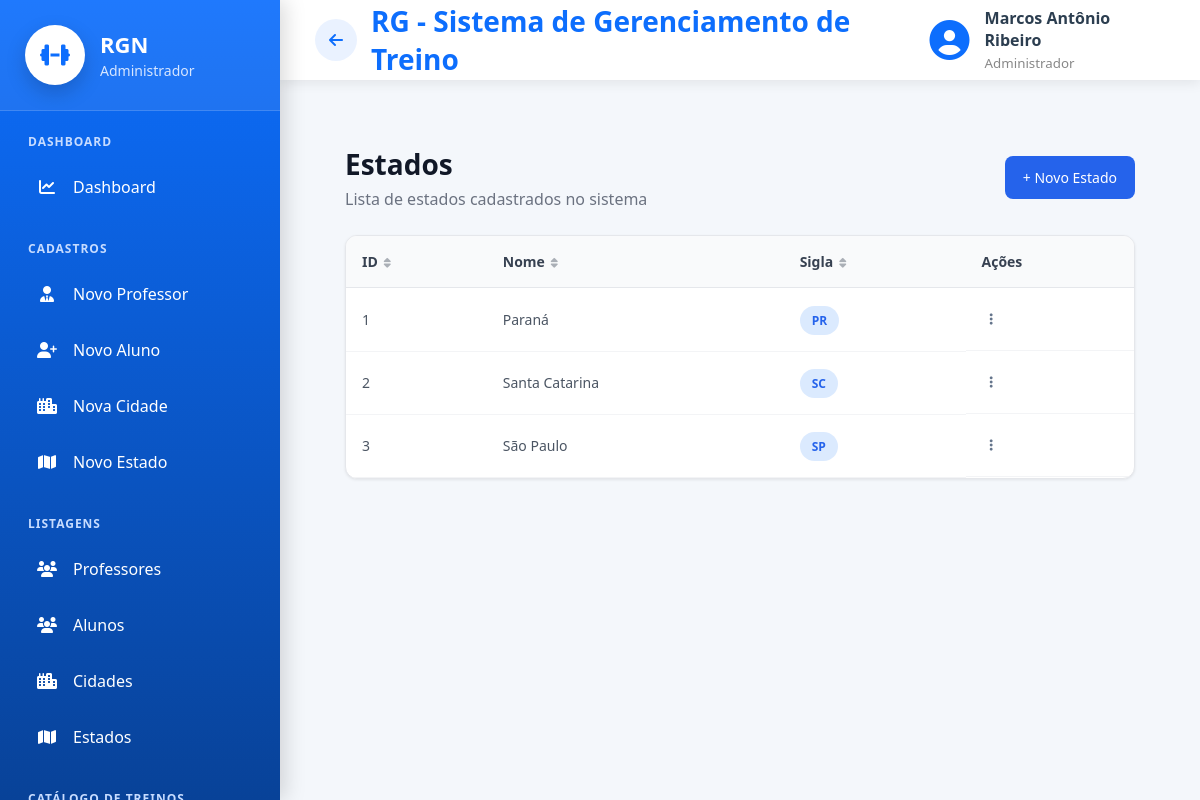
Page /cadastros/listar/estado/ (signed in) on the committed database.
### cadastros/models.py (models this page shows, shortened)
class Auditoria(models.Model):
    cadastrado_em = models.DateTimeField(auto_now_add=True, verbose_name="Cadastrado em")
    atualizado_em = models.DateTimeField(auto_now=True, verbose_name="Atualizado em")
    class Meta:
        abstract = True

class Pessoa(Auditoria):
    TIPO_CHOICES = [
        ('ALUNO', 'Aluno'),
        ('PROFESSOR', 'Professor'),
        ('ADMINISTRADOR', 'Administrador')
    ]
    SEXO_CHOICES = [
        ('M', 'Masculino'),
        ('F', 'Feminino'),
        ('O', 'Outro'),
    ]
    NIVEL_CHOICES = [
        (1, 'Iniciante'),
        (2, 'Intermediário'),
        (3, 'Avançado'),
    ]
    tipo = models.CharField(max_length=20, choices=TIPO_CHOICES, verbose_name="Tipo de Pessoa")
    nome = models.CharField(max_length=50, verbose_name="Nome")
    data_nascimento = models.DateField(verbose_name="Data de nascimento",null=True,blank=True,validators=[validar_data_nascimento],)
    cpf = models.CharField(max_length=11, unique=True, verbose_name="CPF")
    telefone = models.CharField(max_length=15, verbose_name="Telefone")
    objetivo = models.TextField(verbose_name="Objetivo", null=True, blank=True)
    sexo = models.CharField(max_length=20, choices=SEXO_CHOICES, verbose_name="Sexo", null=True, blank=True)
    nivel = models.IntegerField(choices=NIVEL_CHOICES, verbose_name="Nível", null=True, blank=True)
    cidade = models.ForeignKey(Cidade, on_delete=models.PROTECT)
    professor = models.ForeignKey("self", on_delete=models.PROTECT, related_name="alunos", limit_choices_to={"tipo": "PROFESSOR"}, null=True, blank=True)
    usuario = models.OneToOneField("auth.User", on_delete=models.CASCADE, related_name="pessoa_usuario")
    precisa_trocar_senha = models.BooleanField(default=False, verbose_name="Precisa trocar a senha")

class Estado(Auditoria):
    nome = models.CharField(max_length=50, verbose_name="Nome do Estado")
    sigla = models.CharField(max_length=2, verbose_name="Sigla")

### cadastros/views.py (the view)
# urls.py: path('listar/estado/', EstadoList.as_view(), name="listar-estado"),
class EstadoList(LoginRequiredMixin, GroupRequiredMixin, ListView):
    login_url = reverse_lazy('login')
    model = Estado
    template_name = 'cadastros/listar_estado.html'
    group_required = ["Administrador"]

### cadastros/templates/cadastros/listar_estado.html
{% extends 'modelo.html' %}
{% load static %}
{% block css %}
<link rel="stylesheet" href="{% static 'css/cadastros/listar_estado.css' %}">
<link rel="stylesheet" href="{% static 'css/paginas/modelo.css' %}">
{% endblock %}
{% block main %}
<div class="list-container">
    <div class="list-header">
        <div>
            <h2>Estados</h2>
            <p>Lista de estados cadastrados no sistema</p>
        </div>
        <a href="{% url 'cadastrar-estado' %}" class="btn-novo">
            + Novo Estado
        </a>
    </div>
    <div class="table-container">
        <table class="table-list" data-ordenavel>
            <thead>
                <tr>
                    <th>ID</th>
                    <th>Nome</th>
                    <th>Sigla</th>
                    <th data-ordenar="false">Ações</th>
                </tr>
            </thead>
            <tbody>
                {% for estado in object_list %}
                <tr>
                    <td>{{ estado.id }}</td>
                    <td>{{ estado.nome }}</td>
                    <td>
                        <span class="badge">
                            {{ estado.sigla }}
                        </span>
                    </td>
                    <td class="acoes">
                        {% url 'editar-estado' estado.id as editar_url %}
                        {% url 'excluir-estado' estado.id as excluir_url %}
                        {% include '_acoes_dropdown.html' with editar_url=editar_url excluir_url=excluir_url %}
                    </td>
                </tr>
                {% empty %}
                <tr>
                    <td colspan="4" class="sem-registro">
                        Nenhum estado cadastrado.
                    </td>
                </tr>
                {% endfor %}
            </tbody>
        </table>
    </div>
</div>
{% endblock %}

### paginas/templates/modelo.html (shortened to what this page needs)
{% load static %}
<!DOCTYPE html>
<html lang="pt-br">
<head>
    <link rel="stylesheet" href="{% static 'css/paginas/modelo.css' %}">
    <link rel="stylesheet" href="{% static 'css/paginas/menu.css' %}">
    <link rel="stylesheet" href="{% static 'css/paginas/dashboard/dashboard_admin.css' %}">
    <link rel="stylesheet" href="{% static 'css/paginas/dashboard/dashboard_aluno.css' %}">
    <link rel="stylesheet" href="{% static 'css/paginas/dashboard/dashboard_professor.css' %}">
    <link rel="stylesheet" href="https://cdnjs.cloudflare.com/ajax/libs/font-awesome/6.7.2/css/all.min.css">
    <link rel="stylesheet" href="{% static 'css/global/ordenar_tabela.css' %}">
    <link rel="stylesheet" href="{% static 'css/global/acoes_dropdown.css' %}">
    <link rel="stylesheet" href="{% static 'css/global/kpi_cards.css' %}">
    {% block css %}
    {% endblock %}
</head>
<body>
    <div class="layout">
        {% if request.user.is_authenticated %}
        {% if is_admin %}
        {% include 'menus/menu_admin.html' %}
        {% elif is_professor %}
        {% include 'menus/menu_professor.html' %}
        {% elif is_aluno %}
        {% include 'menus/menu_aluno.html' %}
        {% endif %}
        {% endif %}
        <div class="main-area">
            <header class="topbar">
                <div class="titulo">
                    {% if request.user.is_authenticated %}
                    {% if request.resolver_match.url_name != 'inicio' %}
                    <a href="{% url 'inicio' %}" id="btn-voltar" class="btn-voltar-topo" title="Voltar">
                        <i class="fas fa-arrow-left"></i>
                    </a>
                    {% endif %}
                    {% endif %}
                    <h2>
                        {% block titulo %}
                        RG - Sistema de Gerenciamento de Treino
                        {% endblock %}
                    </h2>
                </div>
                {% if request.user.is_authenticated %}
                <div class="usuario">
                    <i class="fas fa-circle-user"></i>
                    <div>
                        <strong>
                            {{ request.user.pessoa_usuario.nome }}
                        </strong>
                        <small>
                            {% if is_admin %}
                            Administrador
                            {% elif is_professor %}
                            Professor
                            {% elif is_aluno %}
                            Aluno
                            {% endif %}
                        </small>
                    </div>
                </div>
                {% endif %}
            </header>
            <main class="conteudo">
                {% block main %}
                {% endblock %}
            </main>
        </div>
    </div>
</body>
</html>

### paginas/templates/_acoes_dropdown.html (shortened to what this page needs)
<div class="acoes-dropdown">
    <button type="button" class="acoes-dropdown-toggle" aria-haspopup="menu" aria-expanded="false" aria-label="Ações">
        <i class="fas fa-ellipsis-vertical"></i>
    </button>
</div>

### static/css/paginas/modelo.css (style rules this page uses)
* { margin:0; padding:0; box-sizing:border-box; font-family:"Segoe UI",sans-serif; }
body { background:#f4f7fb; color:#2c3e50; }
.layout { display:flex; min-height:100vh; }
.main-area { margin-left:280px; width:calc(100% - 280px); display:flex; flex-direction:column; }
.topbar { height:80px; background:white; display:flex; justify-content:space-between; align-items:center; padding:0 35px; box-shadow:0 3px 12px rgba(0,0,0,.08); }
.titulo h2 { color:#0d6efd; font-size:28px; }
.usuario { display:flex; align-items:center; gap:15px; }
.usuario i { font-size:40px; color:#0d6efd; }
.usuario strong { display:block; font-size:16px; }
.usuario small { color:#888; }
.conteudo { flex:1; padding:35px; }
.titulo { display:flex; align-items:center; gap:14px; }
.btn-voltar-topo { width:42px; height:42px; display:flex; align-items:center; justify-content:center; flex-shrink:0; border-radius:50%; background:#eaf2ff; color:#0d6efd; text-decoration:none; font-size:16px; transition:.2s; }

### static/css/paginas/menu.css (style rules this page uses)
.badge { background: #dc3545; color: white; font-size: 11px; font-weight: 700; padding: 2px 7px; border-radius: 10px; margin-left: auto; }

### static/css/paginas/dashboard/dashboard_admin.css (style rules this page uses)
* { margin:0; padding:0; box-sizing:border-box; }

### static/css/global/ordenar_tabela.css (style rules this page uses)
th.ordenavel { cursor: pointer; user-select: none; white-space: nowrap; }

### static/css/global/acoes_dropdown.css (style rules this page uses)
.acoes-dropdown { display: inline-block; }
.acoes-dropdown-toggle { background: none; border: none; padding: 6px 8px; border-radius: 8px; color: #64748b; cursor: pointer; }

### static/css/cadastros/listar_estado.css (style rules this page uses)
.list-container { padding:30px; }
.list-header { display:flex; align-items:center; justify-content:space-between; margin-bottom:25px; }
.list-header h2 { font-size:28px; color:#111827; margin-bottom:5px; }
.list-header p { color:#6b7280; }
.btn-novo { background:#2563eb; color:#fff; padding:12px 18px; border-radius:8px; text-decoration:none; font-size:14px; font-weight:500; transition:0.2s; }
.table-container { background:#fff; border-radius:12px; overflow:hidden; border:1px solid #e5e7eb; box-shadow:0 1px 3px rgba(0,0,0,0.08); }
.table-list { width:100%; border-collapse:collapse; }
.table-list thead { background:#f9fafb; }
.table-list th { padding:16px; text-align:left; font-size:14px; color:#374151; border-bottom:1px solid #e5e7eb; }
.table-list td { padding:16px; font-size:14px; color:#4b5563; border-bottom:1px solid #f3f4f6; }
.badge { background:#dbeafe; color:#2563eb; padding:6px 12px; border-radius:20px; font-size:12px; font-weight:600; }
.acoes { display:flex; gap:10px; }

### rows in the picture
Estado: id "1", nome "Paraná", sigla "PR"
Estado: id "2", nome "Santa Catarina", sigla "SC"
Estado: id "3", nome "São Paulo", sigla "SP"

### other values in the picture
{{ request.user.pessoa_usuario.nome }} "Marcos Antônio Ribeiro"
